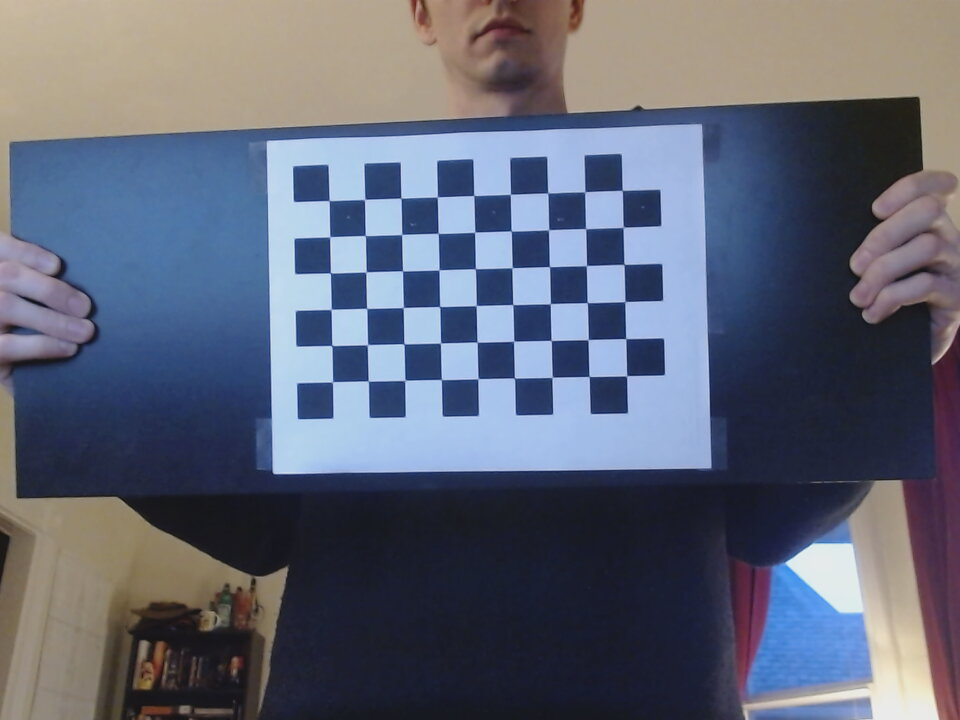
#> input picture opencv/camera_calibration/images/2020-12-15-162110.jpg, 960 x 720 px; its folder holds only this picture in this run
$ python camera_calibration.py
#> lines starting #> are read from the running program, lines starting #| are printed output that depends on the picture; after the words box and inside, x2 and y2 are one past the last pixel; in counts of white or black regions, pixels touching at a corner belong together; long printed decimals are rounded
# code from: https://opencv-python-tutroals.readthedocs.io/en/latest/py_tutorials/py_calib3d/py_calibration/py_calibration.html

import numpy as np
import cv2
import glob
import json

# termination criteria
# documentation: https://docs.opencv.org/3.4/d9/d5d/classcv_1_1TermCriteria.html
criteria = (cv2.TERM_CRITERIA_EPS + cv2.TERM_CRITERIA_MAX_ITER, 30, 0.001)

# Number of inner corners per a chessboard row and column
# based on: https://shimat.github.io/opencvsharp_docs/html/e302fba7-86bb-0ccd-f8b8-228c390ae682.htm
pattern_size = (9, 6)

# prepare object points, like (0,0,0), (1,0,0), (2,0,0) ....,(6,5,0)
objp = np.zeros((pattern_size[0] * pattern_size[1] ,3), np.float32)
objp[:,:2] = np.mgrid[0:pattern_size[0],0:pattern_size[1]].T.reshape(-1,2)

# Arrays to store object points and image points from all the images.
objpoints = [] # 3d point in real world space
imgpoints = [] # 2d points in image plane.

images = glob.glob('images/*.jpg')

for fname in images:
    print(fname)
    img = cv2.imread(fname)
#> img is the input picture: shape (720, 960, 3); mean B, G, R 118.2, 101.5, 96.3
    h,  w = img.shape[:2]

    gray = cv2.cvtColor(img,cv2.COLOR_BGR2GRAY)
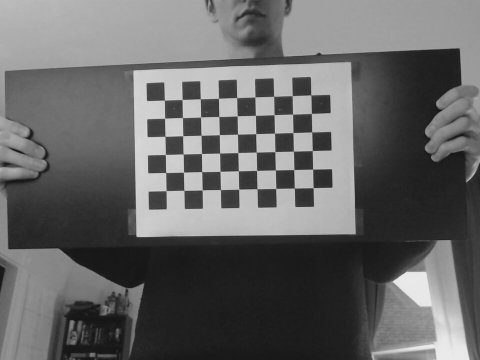
#> gray: shape (720, 960) (shown at 1/2 size); min 12, max 244, mean 101.9

    # cv2.imshow('img',gray)
    # cv2.waitKey(500)

    # Find the chess board corners
    ret, corners = cv2.findChessboardCorners(gray, pattern_size , None)
#> ret = True; corners = 54 rows, first 8: [329, 200.5], [364.6, 199.5], [400.8, 198.1], [437.2, 197], [473.7, 195.3], [510.4, 194.2], [547.8, 193], [584.8, 191.9]

    # If found, add object points, image points (after refining them)
    if ret == True:
        objpoints.append(objp)

        corners2 = cv2.cornerSubPix(gray,corners,(11,11),(-1,-1),criteria)
#> corners2 = 54 rows, first 8: [329.2, 200.6], [364.6, 199.4], [400.9, 198.1], [437.3, 196.9], [473.7, 195.6], [510.4, 194.3], [547.7, 193], [584.8, 191.8]
        imgpoints.append(corners2)

        # Draw and display the corners
        img = cv2.drawChessboardCorners(img, (7,6), corners2,ret)
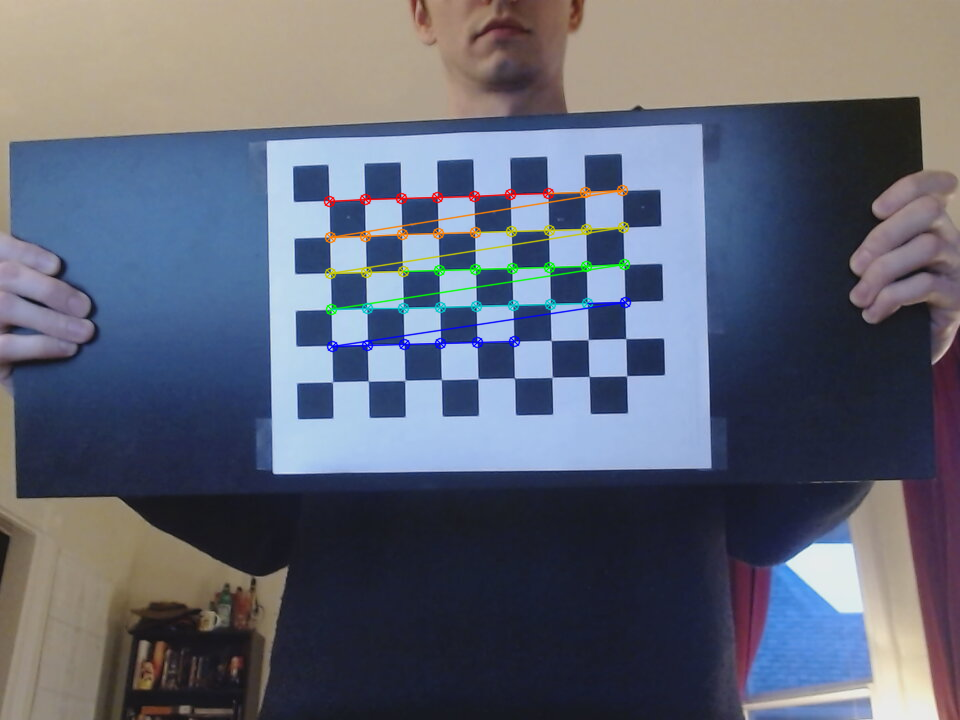
#> img: shape (720, 960, 3); 1.55% of pixels changed, all inside (x1, y1, x2, y2) = (323, 184, 632, 353)
        # uncomment to see the pattern drawn on the chessboard
        # cv2.imshow('img',img)
        # cv2.waitKey()
    else:
        print(f"Did not find chess board corners for {fname}")

## get calibration parameters

# mtx is the camera matrix
# dist are the distortion coefficients
# then the rotation and translation vectors
ret, mtx, dist, rvecs, tvecs = cv2.calibrateCamera(objpoints, imgpoints,
    gray.shape[::-1],None,None)
#> ret = 0.168; mtx = [[419, 0, 472.1], [0, 418.3, 351.4], [0, 0, 1]]; dist = [[0.0493, -0.403, -0.00196, 0.0018, 0.872]]; rvecs = ([-0.00783, 0.0289, -0.0225],); tvecs = ([-3.95, -4.16, 11.57],)

# these are all numpy arrays
out_params = {
    "mtx": mtx.tolist(),
    "dist": dist.tolist(),
    "rvecs": [vec.tolist() for vec in rvecs],
    "tvecs": [vec.tolist() for vec in tvecs],
}
with open('calculated_parameters.json', 'w') as f:
    json.dump(out_params, f)


## undistort first image

img = cv2.imread(images[0])
h,  w = img.shape[:2]

newcameramtx, roi=cv2.getOptimalNewCameraMatrix(mtx,dist,(w,h),1,(w,h))
#> newcameramtx = [[974.8, 0, 502], [0, 460.7, 356], [0, 0, 1]]; roi = (339, 301, 312, 109)

# undistort
dst = cv2.undistort(img, mtx, dist, None, newcameramtx)
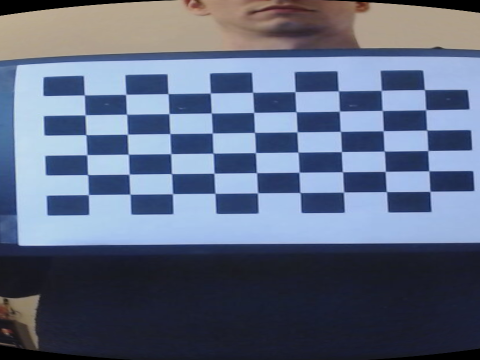
#> dst: shape (720, 960, 3) (shown at 1/2 size); mean B, G, R 130.1, 106.5, 95.4

# crop the image
x,y,w,h = roi
#> x = 339; y = 301; w = 312; h = 109
dst = dst[y:y+h, x:x+w]
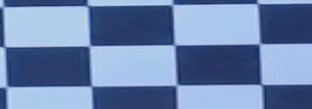
#> dst: shape (109, 312, 3); mean B, G, R 173.2, 132, 108.3

# combined = np.concatenate([img, dst], axis=1)
# cv2.imshow('combined', combined)
cv2.imshow('dst', dst)
cv2.waitKey()

# cv2.imwrite('calibresult.png',dst)


## calculate error

tot_error = 0
for i in range(len(objpoints)):
    imgpoints2, _ = cv2.projectPoints(objpoints[i], rvecs[i], tvecs[i], mtx, dist)
    error = cv2.norm(imgpoints[i],imgpoints2, cv2.NORM_L2)/len(imgpoints2)
    tot_error += error
#> this loop made 1 pass
#> (error, tot_error) on pass 1: (0.0228, 0.0228)
#> after the loop, tot_error = 0.0228

# not sure exactly what a good number is here, the original article is not
# that helpful
print("total error: ", tot_error/len(objpoints))
#| total error:  0.02282


cv2.destroyAllWindows()

$ run again, on opencv/camera_calibration/images/2020-12-15-173951.jpg
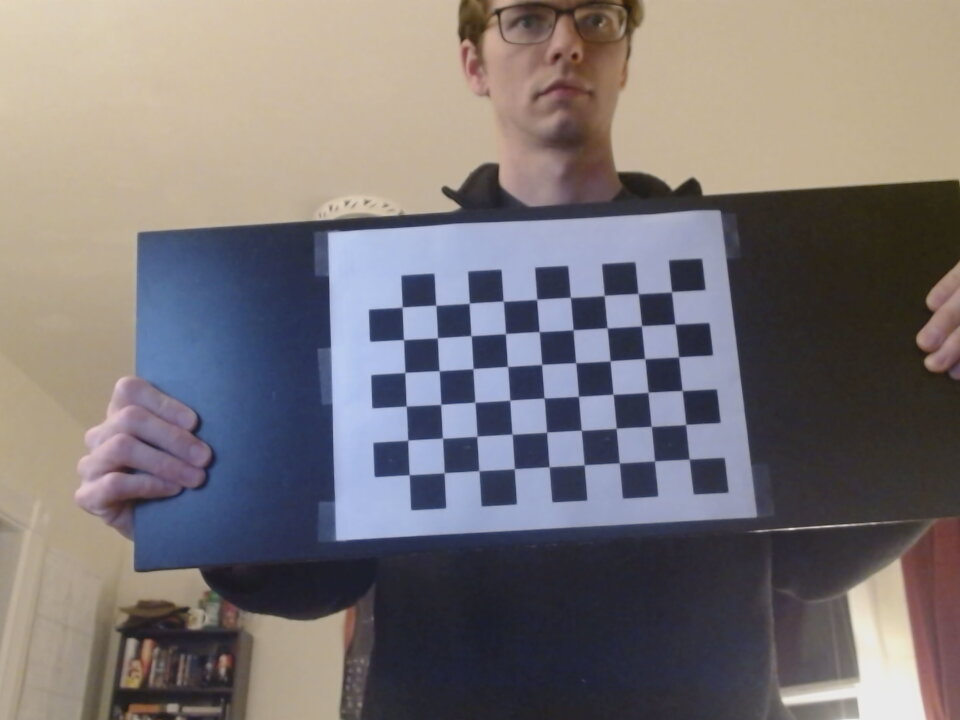
#> input picture opencv/camera_calibration/images/2020-12-15-173951.jpg, 960 x 720 px
#> img is the input picture: shape (720, 960, 3); mean B, G, R 117.9, 116.5, 122.6
#> `gray = cv2.cvtColor(img,cv2.COLOR_BGR2GRAY)`:
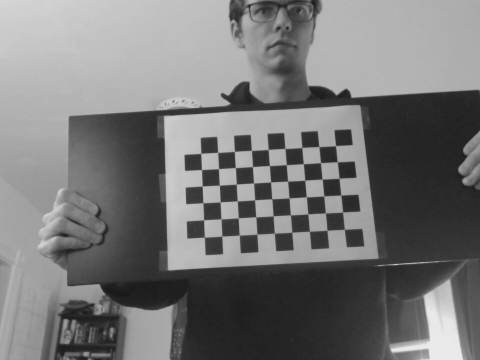
#> gray: shape (720, 960) (shown at 1/2 size); min 24, max 238, mean 118.5
#> `ret, corners = cv2.findChessboardCorners(gray, pattern_size , None)`: ret = True; corners = 54 rows, first 8: [689.1, 458.6], [654.8, 460.4], [619.2, 462.5], [584.5, 464.9], [548.7, 466.6], [514.3, 468.6], [478.3, 471], [444.1, 472.5]
#> corners2 = 54 rows, first 8: [689.2, 459.1], [654.5, 460.9], [619.3, 462.9], [584.2, 464.8], [549.2, 466.8], [514.4, 468.7], [478.9, 470.7], [444.2, 472.7]
#> img: shape (720, 960, 3); 1.49% of pixels changed, all inside (x1, y1, x2, y2) = (399, 318, 696, 482)
#> `ret, mtx, dist, rvecs, tvecs = cv2.calibrateCamera(objpoints, imgpoint..`: ret = 0.162; mtx = [[621.1, 0, 476.1], [0, 612.7, 394.2], [0, 0, 1]]; dist = [[-0.132, 2.45, 0.00515, -0.000282, -12.99]]; rvecs = ([0.02, 0.2, 3.08],); tvecs = ([6.08, 1.86, 17.65],)
#> newcameramtx = [[621.1, 0, 476.1], [0, 612.7, 394.2], [0, 0, 1]]; roi = (0, 0, 959, 719)
#> `x,y,w,h = roi`: x = 0; w = 959; h = 719
#> `dst = dst[y:y+h, x:x+w]`:
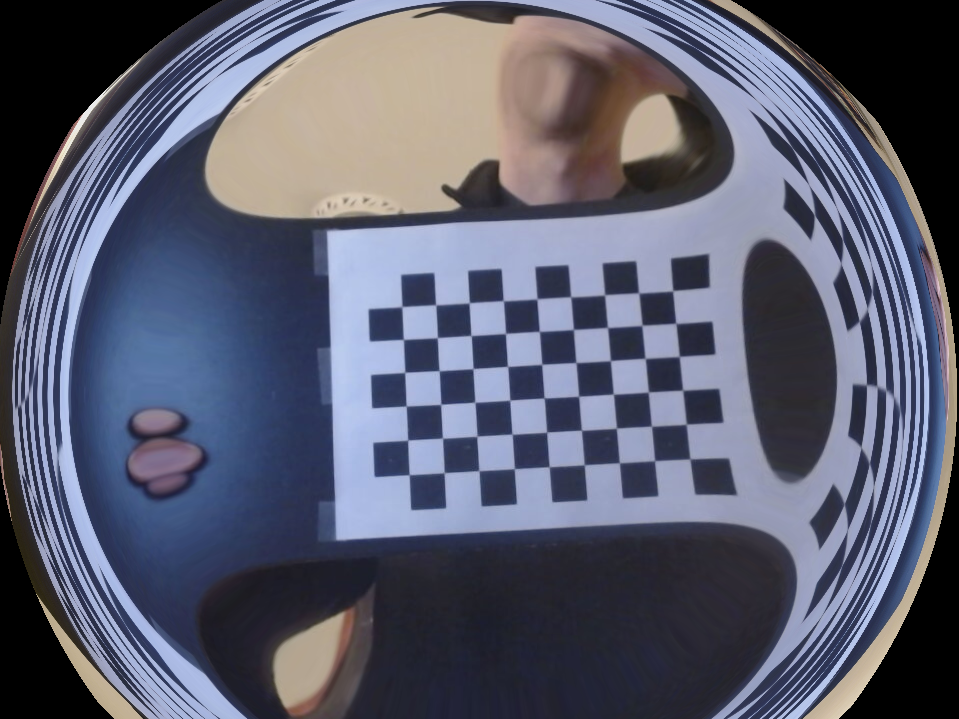
#> dst: shape (719, 959, 3); mean B, G, R 110.7, 93.2, 90.7
#> the loop `for i in range(len(objpoints)):` made 1 pass
#> (error, tot_error) on pass 1: (0.022, 0.022)
#> after the loop `for i in range(len(objpoints)):`: tot_error = 0.022
#| total error:  0.02202

$ run again, on opencv/camera_calibration/images/2020-12-15-173956.jpg
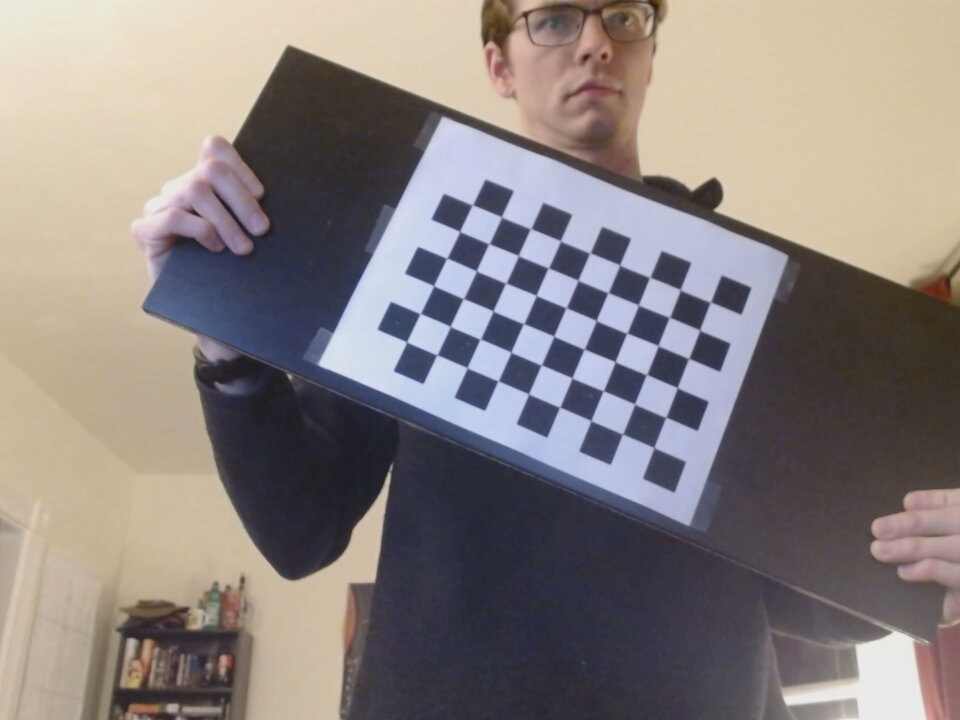
#> input picture opencv/camera_calibration/images/2020-12-15-173956.jpg, 960 x 720 px
#> img is the input picture: shape (720, 960, 3); mean B, G, R 127.4, 129.7, 138.2
#> `gray = cv2.cvtColor(img,cv2.COLOR_BGR2GRAY)`:
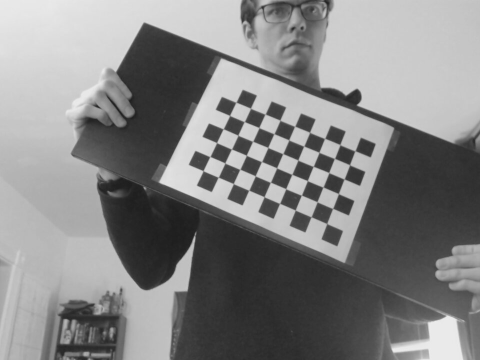
#> gray: shape (720, 960) (shown at 1/2 size); min 27, max 240, mean 132
#> `ret, corners = cv2.findChessboardCorners(gray, pattern_size , None)`: ret = True; corners = 54 rows, first 8: [653.5, 447.7], [621.7, 433.4], [589.9, 421.3], [558.3, 406.1], [527.5, 394.3], [497.7, 380], [466.1, 368.3], [436.8, 354.9]
#> corners2 = 54 rows, first 8: [653.9, 447.6], [622.6, 434.1], [590.9, 420.6], [559.7, 407.2], [528.6, 393.9], [498.1, 380.8], [467.1, 367.7], [437, 354.9]
#> img: shape (720, 960, 3); 1.4% of pixels changed, all inside (x1, y1, x2, y2) = (401, 252, 707, 455)
#> `ret, mtx, dist, rvecs, tvecs = cv2.calibrateCamera(objpoints, imgpoint..`: ret = 0.197; mtx = [[1756.6, 0, 486.8], [0, 1991, 358.9], [0, 0, 1]]; dist = [[0.646, -29.39, -0.0157, -0.00212, -192.4]]; rvecs = ([-0.124, -0.78, -2.63],); tvecs = ([4.92, 2.31, 51.74],)
#> newcameramtx = [[1756.6, 0, 486.8], [0, 1544.1, 329.9], [0, 0, 1]]; roi = (0, 52, 959, 558)
#> `x,y,w,h = roi`: x = 0; y = 52; w = 959; h = 558
#> `dst = dst[y:y+h, x:x+w]`:
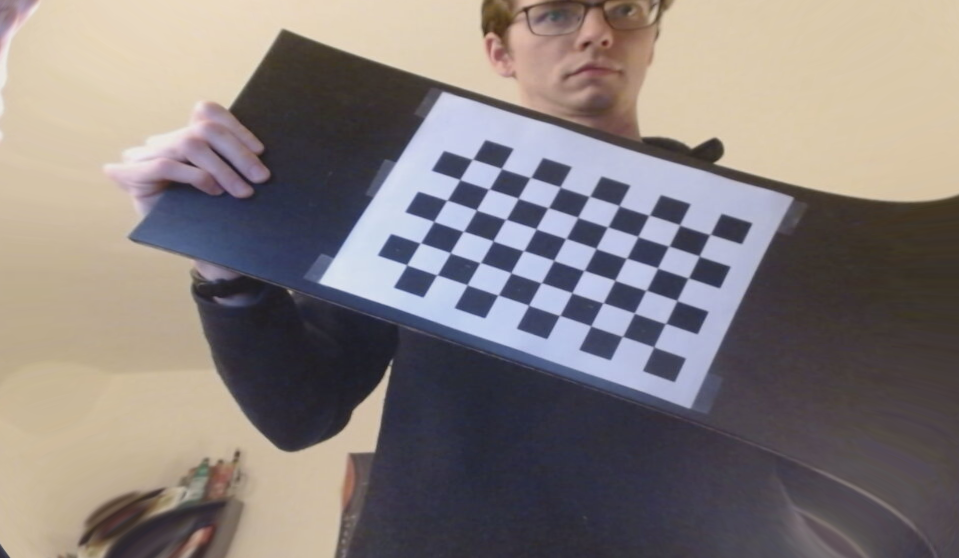
#> dst: shape (558, 959, 3); mean B, G, R 123.9, 125.6, 133.8
#> the loop `for i in range(len(objpoints)):` made 1 pass
#> (error, tot_error) on pass 1: (0.0269, 0.0269)
#> after the loop `for i in range(len(objpoints)):`: tot_error = 0.0269
#| total error:  0.02686
